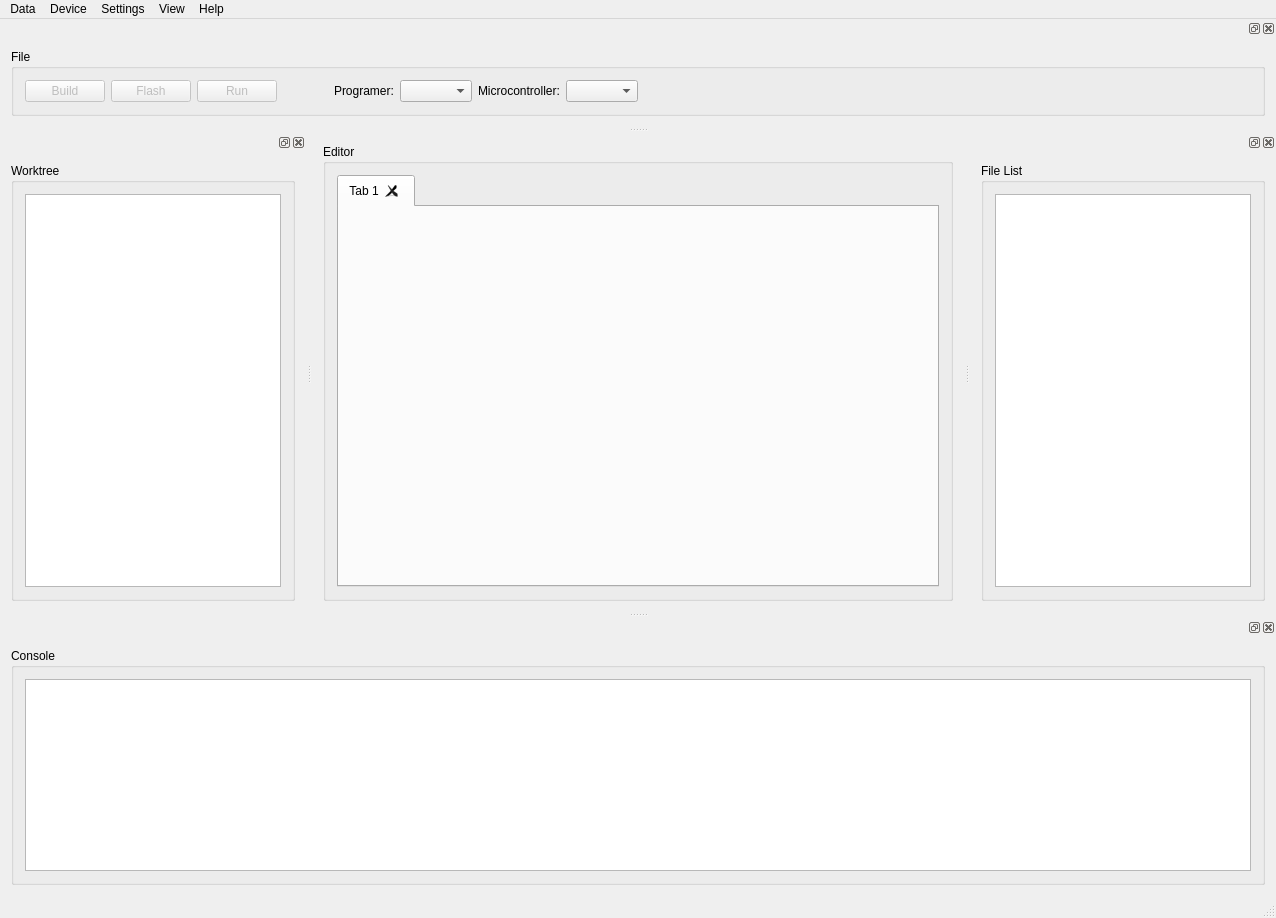
<?xml version="1.0" encoding="UTF-8"?>
<ui version="4.0">
 <class>MainWindow</class>
 <widget class="QMainWindow" name="MainWindow">
  <property name="geometry">
   <rect>
    <x>0</x>
    <y>0</y>
    <width>1276</width>
    <height>918</height>
   </rect>
  </property>
  <property name="minimumSize">
   <size>
    <width>623</width>
    <height>600</height>
   </size>
  </property>
  <property name="maximumSize">
   <size>
    <width>2000</width>
    <height>2000</height>
   </size>
  </property>
  <property name="windowTitle">
   <string>Qt AVR</string>
  </property>
  <property name="windowIcon">
   <iconset resource="res.qrc">
    <normaloff>:/images/images/chip03.png</normaloff>:/images/images/chip03.png</iconset>
  </property>
  <widget class="QWidget" name="centralWidget">
   <layout class="QGridLayout" name="gridLayout_8">
    <item row="0" column="0">
     <widget class="QGroupBox" name="groupBox_4">
      <property name="sizePolicy">
       <sizepolicy hsizetype="Expanding" vsizetype="Expanding">
        <horstretch>0</horstretch>
        <verstretch>0</verstretch>
       </sizepolicy>
      </property>
      <property name="title">
       <string>Editor</string>
      </property>
      <layout class="QHBoxLayout" name="horizontalLayout_7">
       <item>
        <widget class="QTabWidget" name="twMainTab">
         <property name="minimumSize">
          <size>
           <width>0</width>
           <height>0</height>
          </size>
         </property>
         <property name="inputMethodHints">
          <set>Qt::ImhPreferUppercase</set>
         </property>
         <property name="tabPosition">
          <enum>QTabWidget::North</enum>
         </property>
         <property name="tabShape">
          <enum>QTabWidget::Rounded</enum>
         </property>
         <property name="currentIndex">
          <number>0</number>
         </property>
         <property name="usesScrollButtons">
          <bool>false</bool>
         </property>
         <property name="tabsClosable">
          <bool>true</bool>
         </property>
         <property name="movable">
          <bool>false</bool>
         </property>
         <property name="tabBarAutoHide">
          <bool>false</bool>
         </property>
         <widget class="QWidget" name="tab">
          <property name="enabled">
           <bool>true</bool>
          </property>
          <attribute name="title">
           <string>Tab 1</string>
          </attribute>
         </widget>
        </widget>
       </item>
      </layout>
     </widget>
    </item>
   </layout>
  </widget>
  <widget class="QMenuBar" name="menuBar">
   <property name="geometry">
    <rect>
     <x>0</x>
     <y>0</y>
     <width>1276</width>
     <height>22</height>
    </rect>
   </property>
   <widget class="QMenu" name="menuData">
    <property name="title">
     <string>Data</string>
    </property>
    <widget class="QMenu" name="menuAdd">
     <property name="title">
      <string>Add</string>
     </property>
     <addaction name="actionNew_File"/>
     <addaction name="actionExisting_File"/>
    </widget>
    <addaction name="actionNew_Project"/>
    <addaction name="actionOpen_Project"/>
    <addaction name="actionSave"/>
    <addaction name="actionSave_All"/>
    <addaction name="menuAdd"/>
   </widget>
   <widget class="QMenu" name="menuDevice">
    <property name="title">
     <string>Device</string>
    </property>
    <addaction name="separator"/>
    <addaction name="actionBuild"/>
    <addaction name="actionFlash"/>
    <addaction name="actionRun"/>
    <addaction name="actionFuses"/>
   </widget>
   <widget class="QMenu" name="menuSettings">
    <property name="title">
     <string>Settings</string>
    </property>
    <addaction name="actionOpen_Settings"/>
   </widget>
   <widget class="QMenu" name="menuHelp">
    <property name="title">
     <string>Help</string>
    </property>
    <addaction name="actionAbout"/>
   </widget>
   <widget class="QMenu" name="menuView">
    <property name="title">
     <string>View</string>
    </property>
    <addaction name="actionViewWorktree"/>
    <addaction name="actionViewFile"/>
    <addaction name="actionViewFileList"/>
    <addaction name="actionViewConsole"/>
    <addaction name="actionDefault_View"/>
   </widget>
   <addaction name="menuData"/>
   <addaction name="menuDevice"/>
   <addaction name="menuSettings"/>
   <addaction name="menuView"/>
   <addaction name="menuHelp"/>
  </widget>
  <widget class="QStatusBar" name="statusBar"/>
  <widget class="QDockWidget" name="dockWidgetWorktree">
   <attribute name="dockWidgetArea">
    <number>1</number>
   </attribute>
   <widget class="QWidget" name="dockWidgetContents">
    <layout class="QGridLayout" name="gridLayout_3">
     <item row="0" column="1">
      <widget class="QGroupBox" name="groupBox">
       <property name="sizePolicy">
        <sizepolicy hsizetype="Expanding" vsizetype="Expanding">
         <horstretch>0</horstretch>
         <verstretch>0</verstretch>
        </sizepolicy>
       </property>
       <property name="title">
        <string>Worktree</string>
       </property>
       <layout class="QGridLayout" name="gridLayout_2">
        <item row="0" column="0">
         <widget class="QTreeView" name="treeView">
          <property name="sizePolicy">
           <sizepolicy hsizetype="Expanding" vsizetype="Expanding">
            <horstretch>0</horstretch>
            <verstretch>0</verstretch>
           </sizepolicy>
          </property>
         </widget>
        </item>
       </layout>
      </widget>
     </item>
    </layout>
   </widget>
  </widget>
  <widget class="QDockWidget" name="dockWidgetFile">
   <attribute name="dockWidgetArea">
    <number>4</number>
   </attribute>
   <widget class="QWidget" name="dockWidgetContents_2">
    <layout class="QGridLayout" name="gridLayout_5">
     <item row="0" column="0">
      <widget class="QGroupBox" name="groupBox_3">
       <property name="sizePolicy">
        <sizepolicy hsizetype="Expanding" vsizetype="Maximum">
         <horstretch>0</horstretch>
         <verstretch>0</verstretch>
        </sizepolicy>
       </property>
       <property name="title">
        <string>File</string>
       </property>
       <layout class="QGridLayout" name="gridLayout_4">
        <item row="0" column="0">
         <layout class="QGridLayout" name="gridLayout">
          <item row="0" column="7">
           <widget class="QLabel" name="label">
            <property name="text">
             <string>Microcontroller:</string>
            </property>
           </widget>
          </item>
          <item row="0" column="2">
           <widget class="QPushButton" name="bRun">
            <property name="enabled">
             <bool>false</bool>
            </property>
            <property name="text">
             <string>Run</string>
            </property>
           </widget>
          </item>
          <item row="0" column="8">
           <widget class="QComboBox" name="cbController"/>
          </item>
          <item row="0" column="0">
           <widget class="QPushButton" name="bBuild">
            <property name="enabled">
             <bool>false</bool>
            </property>
            <property name="text">
             <string>Build</string>
            </property>
           </widget>
          </item>
          <item row="0" column="1">
           <widget class="QPushButton" name="bFlash">
            <property name="enabled">
             <bool>false</bool>
            </property>
            <property name="text">
             <string>Flash</string>
            </property>
           </widget>
          </item>
          <item row="0" column="5">
           <widget class="QComboBox" name="cbFlashtool"/>
          </item>
          <item row="0" column="4">
           <widget class="QLabel" name="label_2">
            <property name="text">
             <string>Programer:</string>
            </property>
           </widget>
          </item>
          <item row="0" column="3">
           <spacer name="horizontalSpacer_2">
            <property name="orientation">
             <enum>Qt::Horizontal</enum>
            </property>
            <property name="sizeHint" stdset="0">
             <size>
              <width>40</width>
              <height>20</height>
             </size>
            </property>
           </spacer>
          </item>
         </layout>
        </item>
        <item row="0" column="1">
         <spacer name="horizontalSpacer">
          <property name="orientation">
           <enum>Qt::Horizontal</enum>
          </property>
          <property name="sizeHint" stdset="0">
           <size>
            <width>40</width>
            <height>20</height>
           </size>
          </property>
         </spacer>
        </item>
       </layout>
      </widget>
     </item>
    </layout>
   </widget>
  </widget>
  <widget class="QDockWidget" name="dockWidgetFileList">
   <attribute name="dockWidgetArea">
    <number>2</number>
   </attribute>
   <widget class="QWidget" name="dockWidgetContents_5">
    <layout class="QGridLayout" name="gridLayout_7">
     <item row="0" column="0">
      <widget class="QGroupBox" name="groupBox_6">
       <property name="sizePolicy">
        <sizepolicy hsizetype="Expanding" vsizetype="Expanding">
         <horstretch>0</horstretch>
         <verstretch>0</verstretch>
        </sizepolicy>
       </property>
       <property name="title">
        <string>File List</string>
       </property>
       <layout class="QHBoxLayout" name="horizontalLayout_2">
        <item>
         <widget class="QTextBrowser" name="cCfiles">
          <property name="sizePolicy">
           <sizepolicy hsizetype="Expanding" vsizetype="Expanding">
            <horstretch>0</horstretch>
            <verstretch>0</verstretch>
           </sizepolicy>
          </property>
          <property name="frameShape">
           <enum>QFrame::StyledPanel</enum>
          </property>
          <property name="frameShadow">
           <enum>QFrame::Sunken</enum>
          </property>
          <property name="midLineWidth">
           <number>1</number>
          </property>
          <property name="textInteractionFlags">
           <set>Qt::TextBrowserInteraction</set>
          </property>
         </widget>
        </item>
       </layout>
      </widget>
     </item>
    </layout>
   </widget>
  </widget>
  <widget class="QDockWidget" name="dockWidgetConsole">
   <attribute name="dockWidgetArea">
    <number>8</number>
   </attribute>
   <widget class="QWidget" name="dockWidgetContents_6">
    <layout class="QGridLayout" name="gridLayout_6">
     <item row="0" column="0">
      <widget class="QGroupBox" name="groupBox_5">
       <property name="sizePolicy">
        <sizepolicy hsizetype="Expanding" vsizetype="Preferred">
         <horstretch>0</horstretch>
         <verstretch>0</verstretch>
        </sizepolicy>
       </property>
       <property name="title">
        <string>Console</string>
       </property>
       <layout class="QHBoxLayout" name="horizontalLayout_13">
        <item>
         <widget class="QTextBrowser" name="cOutput">
          <property name="sizePolicy">
           <sizepolicy hsizetype="Expanding" vsizetype="Expanding">
            <horstretch>0</horstretch>
            <verstretch>0</verstretch>
           </sizepolicy>
          </property>
         </widget>
        </item>
       </layout>
      </widget>
     </item>
    </layout>
   </widget>
  </widget>
  <action name="actionOpen_Project">
   <property name="text">
    <string>Open Project</string>
   </property>
  </action>
  <action name="actionNew_Project">
   <property name="text">
    <string>New Project</string>
   </property>
   <property name="shortcut">
    <string>Ctrl+N</string>
   </property>
  </action>
  <action name="actionBuild">
   <property name="enabled">
    <bool>false</bool>
   </property>
   <property name="text">
    <string>Build</string>
   </property>
   <property name="shortcut">
    <string>Ctrl+B</string>
   </property>
  </action>
  <action name="actionFlash">
   <property name="enabled">
    <bool>false</bool>
   </property>
   <property name="text">
    <string>Flash</string>
   </property>
   <property name="shortcut">
    <string>Ctrl+F</string>
   </property>
  </action>
  <action name="actionRun">
   <property name="enabled">
    <bool>false</bool>
   </property>
   <property name="text">
    <string>Run</string>
   </property>
   <property name="shortcut">
    <string>Ctrl+R</string>
   </property>
  </action>
  <action name="actionFuses">
   <property name="text">
    <string>Set Fuses</string>
   </property>
  </action>
  <action name="actionSave">
   <property name="enabled">
    <bool>false</bool>
   </property>
   <property name="text">
    <string>Save</string>
   </property>
   <property name="shortcut">
    <string>Ctrl+S</string>
   </property>
  </action>
  <action name="actionSave_All">
   <property name="enabled">
    <bool>false</bool>
   </property>
   <property name="text">
    <string>Save All</string>
   </property>
  </action>
  <action name="actionNew_File">
   <property name="enabled">
    <bool>false</bool>
   </property>
   <property name="text">
    <string>New File</string>
   </property>
  </action>
  <action name="actionExisting_File">
   <property name="enabled">
    <bool>true</bool>
   </property>
   <property name="text">
    <string>Existing File</string>
   </property>
  </action>
  <action name="actionAbout">
   <property name="text">
    <string>About</string>
   </property>
  </action>
  <action name="actionOpen_Settings">
   <property name="text">
    <string>Open Settings</string>
   </property>
  </action>
  <action name="actionViewWorktree">
   <property name="checkable">
    <bool>true</bool>
   </property>
   <property name="checked">
    <bool>true</bool>
   </property>
   <property name="text">
    <string>Worktree</string>
   </property>
  </action>
  <action name="actionViewFile">
   <property name="checkable">
    <bool>true</bool>
   </property>
   <property name="checked">
    <bool>true</bool>
   </property>
   <property name="text">
    <string>File</string>
   </property>
  </action>
  <action name="actionViewFileList">
   <property name="checkable">
    <bool>true</bool>
   </property>
   <property name="checked">
    <bool>true</bool>
   </property>
   <property name="text">
    <string>File List</string>
   </property>
  </action>
  <action name="actionViewConsole">
   <property name="checkable">
    <bool>true</bool>
   </property>
   <property name="checked">
    <bool>true</bool>
   </property>
   <property name="text">
    <string>Console</string>
   </property>
  </action>
  <action name="actionDefault_View">
   <property name="text">
    <string>Reset View</string>
   </property>
  </action>
 </widget>
 <layoutdefault spacing="6" margin="11"/>
 <resources>
  <include location="res.qrc"/>
 </resources>
 <connections/>
</ui>
